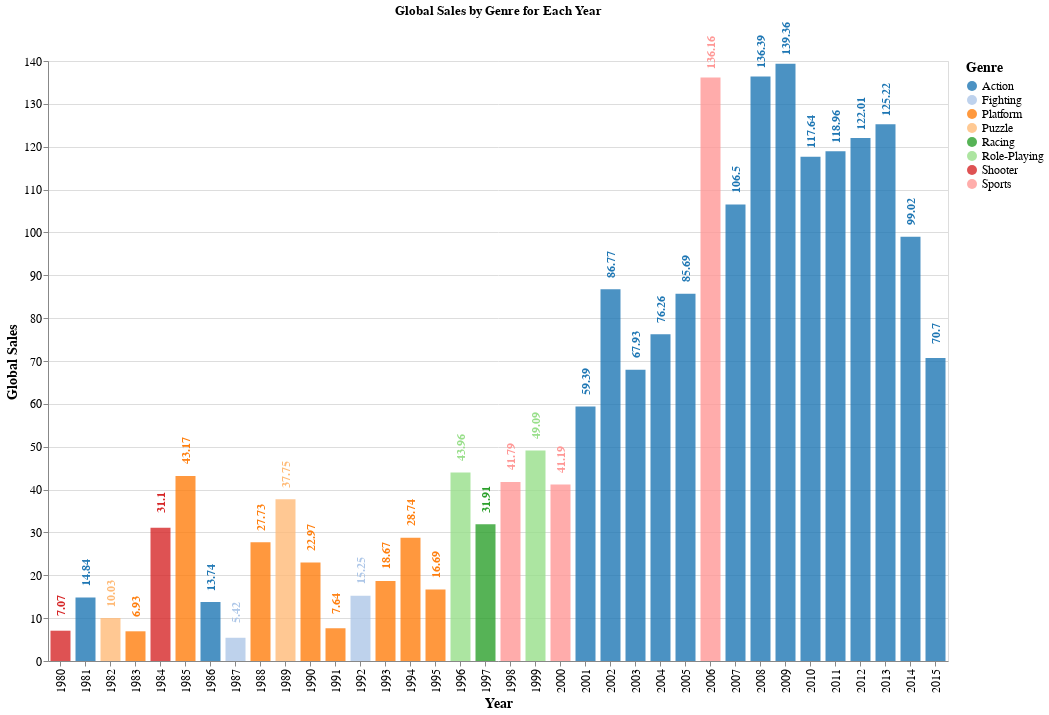

The cell this chart's notebook holds for it:
### Markdown cell above
# Which genre games has been sold the most in a single year

### Code cell
year_sale_max = (
    df.groupby(['Year', 'Genre'])
    ['Global_Sales'].sum()
    .reset_index(name='Global_Sales')
    .sort_values(['Year', 'Global_Sales'], ascending=[True, False])
    .drop_duplicates(subset='Year')
    .reset_index(drop=True)
)

# Create Altair Chart with custom styling
chart = alt.Chart(year_sale_max).mark_bar(opacity=0.8,size=20).encode(
    x=alt.X('Year:N', title='Year'),
    y=alt.Y('Global_Sales:Q', title='Global Sales'),
    color=alt.Color('Genre:N', title='Genre', scale=alt.Scale(scheme='category20')),  # Choose a color scheme
    tooltip=['Genre:N', 'Global_Sales:Q', 'Year:N']
).properties(
    width=900,
    height=600,
    title='Global Sales by Genre for Each Year'
)

# Add text labels on top of each bar
text = chart.mark_text(
    align='center',
    baseline='top',
    dx=25,
    dy=-5,
    angle=270,
    fontSize=12,
    fontWeight='bold'
).encode(
    text='Global_Sales:Q'
)

# Combine the bar chart and text labels
chart_with_labels = (chart + text).configure_axis(
    labelFontSize=12,
    titleFontSize=14
).configure_legend(
    labelFontSize=12,
    titleFontSize=14
)
# Show the chart
chart_with_labels.display()

### Figure 1 — Vega specification as saved in the notebook (floating-point values rounded to 4 significant figures)
{"$schema": "https://vega.github.io/schema/vega/v5.json", "data": [{"name": "source_0"}, {"name": "data_0", "values": [{"Genre": "Shooter", "Global_Sales": 7.07, "Global_Sales_end": 7.07, "Global_Sales_start": 0.0, "Year": 1980.0}, {"Genre": "Action", "Global_Sales": 14.84, "Global_Sales_end": 14.84, "Global_Sales_start": 0.0, "Year": 1981.0}, {"Genre": "Puzzle", "Global_Sales": 10.03, "Global_Sales_end": 10.03, "Global_Sales_start": 0.0, "Year": 1982.0}, {"Genre": "Platform", "Global_Sales": 6.93, "Global_Sales_end": 6.93, "Global_Sales_start": 0.0, "Year": 1983.0}, {"Genre": "Shooter", "Global_Sales": 31.1, "Global_Sales_end": 31.1, "Global_Sales_start": 0.0, "Year": 1984.0}, {"Genre": "Platform", "Global_Sales": 43.17, "Global_Sales_end": 43.17, "Global_Sales_start": 0.0, "Year": 1985.0}, {"Genre": "Action", "Global_Sales": 13.74, "Global_Sales_end": 13.74, "Global_Sales_start": 0.0, "Year": 1986.0}, {"Genre": "Fighting", "Global_Sales": 5.42, "Global_Sales_end": 5.42, "Global_Sales_start": 0.0, "Year": 1987.0}, {"Genre": "Platform", "Global_Sales": 27.73, "Global_Sales_end": 27.73, "Global_Sales_start": 0.0, "Year": 1988.0}, {"Genre": "Puzzle", "Global_Sales": 37.75, "Global_Sales_end": 37.75, "Global_Sales_start": 0.0, "Year": 1989.0}, {"Genre": "Platform", "Global_Sales": 22.97, "Global_Sales_end": 22.97, "Global_Sales_start": 0.0, "Year": 1990.0}, {"Genre": "Platform", "Global_Sales": 7.64, "Global_Sales_end": 7.64, "Global_Sales_start": 0.0, "Year": 1991.0}, {"Genre": "Fighting", "Global_Sales": 15.25, "Global_Sales_end": 15.25, "Global_Sales_start": 0.0, "Year": 1992.0}, {"Genre": "Platform", "Global_Sales": 18.67, "Global_Sales_end": 18.67, "Global_Sales_start": 0.0, "Year": 1993.0}, {"Genre": "Platform", "Global_Sales": 28.74, "Global_Sales_end": 28.74, "Global_Sales_start": 0.0, "Year": 1994.0}, {"Genre": "Platform", "Global_Sales": 16.69, "Global_Sales_end": 16.69, "Global_Sales_start": 0.0, "Year": 1995.0}, {"Genre": "Role-Playing", "Global_Sales": 43.96, "Global_Sales_end": 43.96, "Global_Sales_start": 0.0, "Year": 1996.0}, {"Genre": "Racing", "Global_Sales": 31.91, "Global_Sales_end": 31.91, "Global_Sales_start": 0.0, "Year": 1997.0}, {"Genre": "Sports", "Global_Sales": 41.79, "Global_Sales_end": 41.79, "Global_Sales_start": 0.0, "Year": 1998.0}, {"Genre": "Role-Playing", "Global_Sales": 49.09, "Global_Sales_end": 49.09, "Global_Sales_start": 0.0, "Year": 1999.0}, {"Genre": "Sports", "Global_Sales": 41.19, "Global_Sales_end": 41.19, "Global_Sales_start": 0.0, "Year": 2000.0}, {"Genre": "Action", "Global_Sales": 59.39, "Global_Sales_end": 59.39, "Global_Sales_start": 0.0, "Year": 2001.0}, {"Genre": "Action", "Global_Sales": 86.77, "Global_Sales_end": 86.77, "Global_Sales_start": 0.0, "Year": 2002.0}, {"Genre": "Action", "Global_Sales": 67.93, "Global_Sales_end": 67.93, "Global_Sales_start": 0.0, "Year": 2003.0}, {"Genre": "Action", "Global_Sales": 76.26, "Global_Sales_end": 76.26, "Global_Sales_start": 0.0, "Year": 2004.0}, {"Genre": "Action", "Global_Sales": 85.69, "Global_Sales_end": 85.69, "Global_Sales_start": 0.0, "Year": 2005.0}, {"Genre": "Sports", "Global_Sales": 136.2, "Global_Sales_end": 136.2, "Global_Sales_start": 0.0, "Year": 2006.0}, {"Genre": "Action", "Global_Sales": 106.5, "Global_Sales_end": 106.5, "Global_Sales_start": 0.0, "Year": 2007.0}, {"Genre": "Action", "Global_Sales": 136.4, "Global_Sales_end": 136.4, "Global_Sales_start": 0.0, "Year": 2008.0}, {"Genre": "Action", "Global_Sales": 139.4, "Global_Sales_end": 139.4, "Global_Sales_start": 0.0, "Year": 2009.0}, {"Genre": "Action", "Global_Sales": 117.6, "Global_Sales_end": 117.6, "Global_Sales_start": 0.0, "Year": 2010.0}, {"Genre": "Action", "Global_Sales": 119.0, "Global_Sales_end": 119.0, "Global_Sales_start": 0.0, "Year": 2011.0}, {"Genre": "Action", "Global_Sales": 122.0, "Global_Sales_end": 122.0, "Global_Sales_start": 0.0, "Year": 2012.0}, {"Genre": "Action", "Global_Sales": 125.2, "Global_Sales_end": 125.2, "Global_Sales_start": 0.0, "Year": 2013.0}, {"Genre": "Action", "Global_Sales": 99.02, "Global_Sales_end": 99.02, "Global_Sales_start": 0.0, "Year": 2014.0}, {"Genre": "Action", "Global_Sales": 70.7, "Global_Sales_end": 70.7, "Global_Sales_start": 0.0, "Year": 2015.0}]}, {"name": "data_1", "values": [{"Genre": "Shooter", "Global_Sales": 7.07, "Year": 1980.0}, {"Genre": "Action", "Global_Sales": 14.84, "Year": 1981.0}, {"Genre": "Puzzle", "Global_Sales": 10.03, "Year": 1982.0}, {"Genre": "Platform", "Global_Sales": 6.93, "Year": 1983.0}, {"Genre": "Shooter", "Global_Sales": 31.1, "Year": 1984.0}, {"Genre": "Platform", "Global_Sales": 43.17, "Year": 1985.0}, {"Genre": "Action", "Global_Sales": 13.74, "Year": 1986.0}, {"Genre": "Fighting", "Global_Sales": 5.42, "Year": 1987.0}, {"Genre": "Platform", "Global_Sales": 27.73, "Year": 1988.0}, {"Genre": "Puzzle", "Global_Sales": 37.75, "Year": 1989.0}, {"Genre": "Platform", "Global_Sales": 22.97, "Year": 1990.0}, {"Genre": "Platform", "Global_Sales": 7.64, "Year": 1991.0}, {"Genre": "Fighting", "Global_Sales": 15.25, "Year": 1992.0}, {"Genre": "Platform", "Global_Sales": 18.67, "Year": 1993.0}, {"Genre": "Platform", "Global_Sales": 28.74, "Year": 1994.0}, {"Genre": "Platform", "Global_Sales": 16.69, "Year": 1995.0}, {"Genre": "Role-Playing", "Global_Sales": 43.96, "Year": 1996.0}, {"Genre": "Racing", "Global_Sales": 31.91, "Year": 1997.0}, {"Genre": "Sports", "Global_Sales": 41.79, "Year": 1998.0}, {"Genre": "Role-Playing", "Global_Sales": 49.09, "Year": 1999.0}, {"Genre": "Sports", "Global_Sales": 41.19, "Year": 2000.0}, {"Genre": "Action", "Global_Sales": 59.39, "Year": 2001.0}, {"Genre": "Action", "Global_Sales": 86.77, "Year": 2002.0}, {"Genre": "Action", "Global_Sales": 67.93, "Year": 2003.0}, {"Genre": "Action", "Global_Sales": 76.26, "Year": 2004.0}, {"Genre": "Action", "Global_Sales": 85.69, "Year": 2005.0}, {"Genre": "Sports", "Global_Sales": 136.2, "Year": 2006.0}, {"Genre": "Action", "Global_Sales": 106.5, "Year": 2007.0}, {"Genre": "Action", "Global_Sales": 136.4, "Year": 2008.0}, {"Genre": "Action", "Global_Sales": 139.4, "Year": 2009.0}, {"Genre": "Action", "Global_Sales": 117.6, "Year": 2010.0}, {"Genre": "Action", "Global_Sales": 119.0, "Year": 2011.0}, {"Genre": "Action", "Global_Sales": 122.0, "Year": 2012.0}, {"Genre": "Action", "Global_Sales": 125.2, "Year": 2013.0}, {"Genre": "Action", "Global_Sales": 99.02, "Year": 2014.0}, {"Genre": "Action", "Global_Sales": 70.7, "Year": 2015.0}]}, {"name": "data_0_x_domain_Year_0", "values": [{"Year": 1980.0}, {"Year": 1981.0}, {"Year": 1982.0}, {"Year": 1983.0}, {"Year": 1984.0}, {"Year": 1985.0}, {"Year": 1986.0}, {"Year": 1987.0}, {"Year": 1988.0}, {"Year": 1989.0}, {"Year": 1990.0}, {"Year": 1991.0}, {"Year": 1992.0}, {"Year": 1993.0}, {"Year": 1994.0}, {"Year": 1995.0}, {"Year": 1996.0}, {"Year": 1997.0}, {"Year": 1998.0}, {"Year": 1999.0}, {"Year": 2000.0}, {"Year": 2001.0}, {"Year": 2002.0}, {"Year": 2003.0}, {"Year": 2004.0}, {"Year": 2005.0}, {"Year": 2006.0}, {"Year": 2007.0}, {"Year": 2008.0}, {"Year": 2009.0}, {"Year": 2010.0}, {"Year": 2011.0}, {"Year": 2012.0}, {"Year": 2013.0}, {"Year": 2014.0}, {"Year": 2015.0}]}, {"name": "data_1_x_domain_Year_1", "values": [{"Year": 1980.0}, {"Year": 1981.0}, {"Year": 1982.0}, {"Year": 1983.0}, {"Year": 1984.0}, {"Year": 1985.0}, {"Year": 1986.0}, {"Year": 1987.0}, {"Year": 1988.0}, {"Year": 1989.0}, {"Year": 1990.0}, {"Year": 1991.0}, {"Year": 1992.0}, {"Year": 1993.0}, {"Year": 1994.0}, {"Year": 1995.0}, {"Year": 1996.0}, {"Year": 1997.0}, {"Year": 1998.0}, {"Year": 1999.0}, {"Year": 2000.0}, {"Year": 2001.0}, {"Year": 2002.0}, {"Year": 2003.0}, {"Year": 2004.0}, {"Year": 2005.0}, {"Year": 2006.0}, {"Year": 2007.0}, {"Year": 2008.0}, {"Year": 2009.0}, {"Year": 2010.0}, {"Year": 2011.0}, {"Year": 2012.0}, {"Year": 2013.0}, {"Year": 2014.0}, {"Year": 2015.0}]}, {"name": "data_0_color_domain_Genre_0", "values": [{"Genre": "Shooter"}, {"Genre": "Action"}, {"Genre": "Puzzle"}, {"Genre": "Platform"}, {"Genre": "Fighting"}, {"Genre": "Role-Playing"}, {"Genre": "Racing"}, {"Genre": "Sports"}]}, {"name": "data_1_color_domain_Genre_1", "values": [{"Genre": "Shooter"}, {"Genre": "Action"}, {"Genre": "Puzzle"}, {"Genre": "Platform"}, {"Genre": "Fighting"}, {"Genre": "Role-Playing"}, {"Genre": "Racing"}, {"Genre": "Sports"}]}], "marks": [{"type": "rect", "name": "layer_0_marks", "from": {"data": "data_0"}, "encode": {"update": {"y": {"field": "Global_Sales_end", "scale": "y"}, "width": {"value": 20}, "ariaRoleDescription": {"value": "bar"}, "fill": {"field": "Genre", "scale": "color"}, "xc": {"field": "Year", "scale": "x", "band": 0.5}, "description": {"signal": "\"Year: \" + (isValid(datum[\"Year\"]) ? datum[\"Year\"] : \"\"+datum[\"Year\"]) + \"; Global Sales: \" + (format(datum[\"Global_Sales\"], \"\")) + \"; Genre: \" + (isValid(datum[\"Genre\"]) ? datum[\"Genre\"] : \"\"+datum[\"Genre\"]) + \"; Global_Sales: \" + (format(datum[\"Global_Sales\"], \"\"))"}, "opacity": {"value": 0.8}, "tooltip": {"signal": "{\"Genre\": isValid(datum[\"Genre\"]) ? datum[\"Genre\"] : \"\"+datum[\"Genre\"], \"Global_Sales\": format(datum[\"Global_Sales\"], \"\"), \"Year\": isValid(datum[\"Year\"]) ? datum[\"Year\"] : \"\"+datum[\"Year\"]}"}, "y2": {"field": "Global_Sales_start", "scale": "y"}}}, "style": ["bar"]}, {"type": "text", "name": "layer_1_marks", "from": {"data": "data_1"}, "encode": {"update": {"align": {"value": "center"}, "fill": {"field": "Genre", "scale": "color"}, "x": {"field": "Year", "scale": "x", "band": 0.5}, "y": {"field": "Global_Sales", "scale": "y"}, "text": {"signal": "format(datum[\"Global_Sales\"], \"\")"}, "fontWeight": {"value": "bold"}, "description": {"signal": "\"Year: \" + (isValid(datum[\"Year\"]) ? datum[\"Year\"] : \"\"+datum[\"Year\"]) + \"; Global Sales: \" + (format(datum[\"Global_Sales\"], \"\")) + \"; Genre: \" + (isValid(datum[\"Genre\"]) ? datum[\"Genre\"] : \"\"+datum[\"Genre\"]) + \"; Global_Sales: \" + (format(datum[\"Global_Sales\"], \"\"))"}, "tooltip": {"signal": "{\"Genre\": isValid(datum[\"Genre\"]) ? datum[\"Genre\"] : \"\"+datum[\"Genre\"], \"Global_Sales\": format(datum[\"Global_Sales\"], \"\"), \"Year\": isValid(datum[\"Year\"]) ? datum[\"Year\"] : \"\"+datum[\"Year\"]}"}, "angle": {"value": 270}, "baseline": {"value": "top"}, "dy": {"value": -5}, "fontSize": {"value": 12}, "dx": {"value": 25}}}, "style": ["text"]}], "scales": [{"name": "x", "type": "band", "domain": {"fields": [{"data": "data_0_x_domain_Year_0", "field": "Year"}, {"data": "data_1_x_domain_Year_1", "field": "Year"}], "sort": true}, "range": [0, {"signal": "width"}], "paddingOuter": 0.05, "paddingInner": 0.1}, {"name": "y", "type": "linear", "domain": {"fields": [{"data": "data_0", "field": "Global_Sales_start"}, {"data": "data_0", "field": "Global_Sales_end"}, {"data": "data_1", "field": "Global_Sales"}]}, "range": [{"signal": "height"}, 0], "nice": true, "zero": true}, {"name": "color", "type": "ordinal", "domain": {"fields": [{"data": "data_0_color_domain_Genre_0", "field": "Genre"}, {"data": "data_1_color_domain_Genre_1", "field": "Genre"}], "sort": true}, "range": {"scheme": "category20"}}], "axes": [{"scale": "y", "orient": "left", "maxExtent": 0, "grid": true, "minExtent": 0, "labels": false, "zindex": 0, "gridScale": "x", "aria": false, "ticks": false, "tickCount": {"signal": "ceil(height/40)"}, "domain": false}, {"scale": "x", "title": "Year", "labelAlign": "right", "labelAngle": 270, "labelBaseline": "middle", "orient": "bottom", "zindex": 0, "grid": false}, {"scale": "y", "grid": false, "title": "Global Sales", "tickCount": {"signal": "ceil(height/40)"}, "zindex": 0, "orient": "left", "labelOverlap": true}], "title": {"text": "Global Sales by Genre for Each Year", "frame": "group"}, "width": 900, "background": "white", "height": 600, "padding": 5, "legends": [{"title": "Genre", "fill": "color", "symbolType": "circle", "encode": {"symbols": {"update": {"opacity": {"value": 0.8}}}}}], "style": "cell", "config": {"axis": {"labelFontSize": 12, "titleFontSize": 14}, "legend": {"labelFontSize": 12, "titleFontSize": 14}}}
